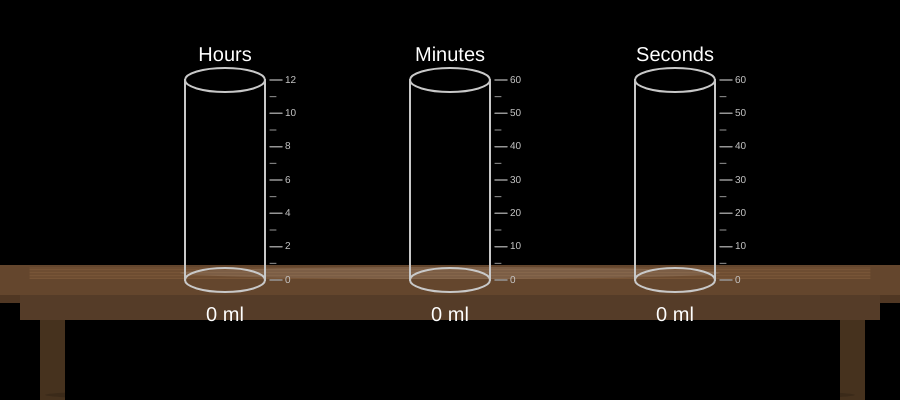
Frame 1 (no input)
Frame 60 (no input): identical to frame 1, image omitted
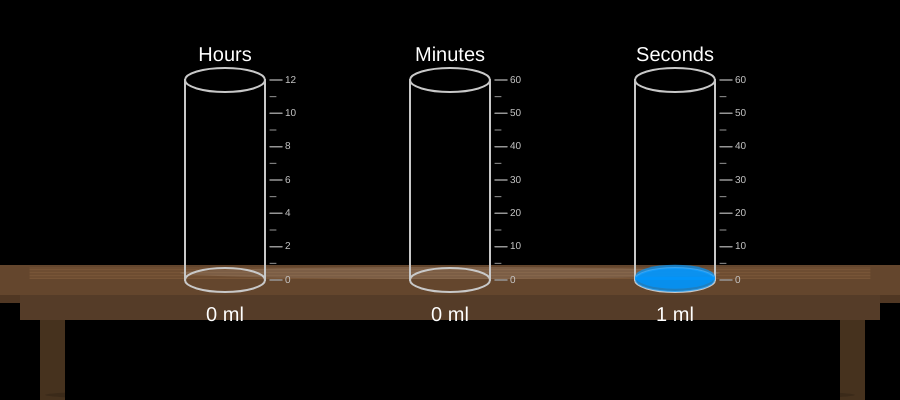
Frame 120 (the mouse pressed at the canvas centre since frame 60)

The p5.js sketch that drew these frames (run headless with seeded random() and noise() and a simulated clock; from frame 60 on, the mouse is pressed at the canvas centre):

// p5.js sketch
// ── sketch.js
let lastMinute = -1; // Track last logged minute
let hours = 0;
let minutes = 0;
let seconds = 0;
let lastUpdate = 0;

function setup() {
  createCanvas(900, 400);
  textAlign(CENTER, CENTER);
  textSize(20);
  
  // Uncomment this to test its behavior at 11:59:59 
  // hours = 11;
  // minutes = 59;
  // seconds = 59;
}

function draw() {
  background(0); // black background
  
  // Draw laboratory table
  drawLabTable();
  
  // update every second
  if (millis() - lastUpdate >= 1000) {
    seconds++;
    if (seconds >= 60) {
      seconds = 0;
      minutes++;
      if (minutes >= 60) {
        minutes = 0;
        hours++;
        if (hours >= 12) {
          hours = 0;
        }
      }
    }
    lastUpdate = millis();
  }
  
  // Log minute change
  if (minutes !== lastMinute) {
    console.log("Minute changed to:", minutes);
    lastMinute = minutes;
  }
  
  // Position beakers higher so they sit on the table
  let beakerY = height - 220;
  
  // Draw three cylindrical beakers: hours, minutes, seconds
  drawBeaker(width / 4, beakerY, 80, 200, hours, 12, "Hours");
  drawBeaker(width / 2, beakerY, 80, 200, minutes, 60, "Minutes");
  drawBeaker((3 * width) / 4, beakerY, 80, 200, seconds, 60, "Seconds");
}

function drawBeaker(x, y, w, h, value, maxValue, label) {
  let topY = y - h / 2;
  let bottomY = y + h / 2;
  let ellipseHeight = w * 0.3; // Height of the ellipse for 3D effect
  
  // Draw measurement scales first
  drawScale(x, y, w, h, maxValue);
  
  // Draw the cylindrical beaker outline
  noFill();
  stroke(200);
  strokeWeight(2);
  
  // Side walls of cylinder
  line(x - w/2, topY, x - w/2, bottomY);
  line(x + w/2, topY, x + w/2, bottomY);
  
  // Bottom ellipse
  ellipse(x, bottomY, w, ellipseHeight);
  
  // Top ellipse (back arc only)
  arc(x, topY, w, ellipseHeight, 0, PI);
  
  // --- WATER ---
  let fillRatio = constrain(value / maxValue, 0, 1);
  let waterHeight = h * fillRatio;
  let waterTop = bottomY - waterHeight;
  
  noStroke();
  fill(0, 150, 255, 180);
  
  // Water body
  rect(x - w/2, waterTop, w, waterHeight);
  
  // Water surface ellipse
  if (fillRatio > 0) {
    ellipse(x, waterTop, w, ellipseHeight);
  }
  
  // Water bottom ellipse
  if (fillRatio > 0) {
    ellipse(x, bottomY, w, ellipseHeight);
  }
  
  // Redraw front arc of top rim
  noFill();
  stroke(200);
  strokeWeight(2);
  arc(x, topY, w, ellipseHeight, PI, TWO_PI);
  
  // Labels
  noStroke();
  fill(255);
  text(value + " ml", x, bottomY + 35);
  text(label, x, topY - 25);
}

function drawScale(x, y, w, h, maxValue) {
  let topY = y - h / 2;
  let bottomY = y + h / 2;
  let scaleX = x + w/2 + 5; // Position scale slightly to the right of beaker
  
  // Determine scale intervals
  let majorInterval, minorInterval, textInterval;
  if (maxValue <= 12) {
    majorInterval = 2;
    minorInterval = 1;
    textInterval = 2;
  } else {
    majorInterval = 10;
    minorInterval = 5;
    textInterval = 10;
  }
  
  stroke(150);
  fill(200);
  textSize(10);
  textAlign(LEFT, CENTER);
  
  // Draw scale marks
  for (let i = 0; i <= maxValue; i += minorInterval) {
    let ratio = i / maxValue;
    let markY = bottomY - (h * ratio);
    
    // Major marks (longer lines)
    if (i % majorInterval === 0) {
      strokeWeight(1.5);
      line(scaleX, markY, scaleX + 12, markY);
      
      // Add numbers for major marks at text intervals
      if (i % textInterval === 0) {
        noStroke();
        text(i, scaleX + 15, markY);
        stroke(150);
      }
    } 
    // Minor marks (shorter lines)
    else {
      strokeWeight(1);
      line(scaleX, markY, scaleX + 6, markY);
    }
  }
  
  // Reset text settings for other elements
  textSize(20);
  textAlign(CENTER, CENTER);
}

function drawLabTable() {
  // Table dimensions
  let tableHeight = 135;
  let tableY = height - tableHeight;
  let tableTopThickness = 30;
  
  // Table top surface
  fill(100, 70, 45);
  noStroke();
  rect(0, tableY, width, tableTopThickness);
  
  // Table top edge (front face)
  fill(80, 55, 35);
  rect(0, tableY + tableTopThickness, width, 8);
  
  // Table legs (more realistic positioning)
  fill(70, 50, 30);
  let legWidth = 20;
  let legHeight = tableHeight - tableTopThickness - 8;
  
  // Four corner legs with proper spacing from edges
  let legInset = 40;
  
  // Front left leg
  rect(legInset, tableY + tableTopThickness + 8, legWidth, legHeight);
  // Front right leg  
  rect(width - legInset - legWidth, tableY + tableTopThickness + 8, legWidth, legHeight);
  // Back left leg
  rect(legInset + 10, tableY + tableTopThickness + 8, legWidth - 5, legHeight);
  // Back right leg (with perspective)
  rect(width - legInset - legWidth + 10, tableY + tableTopThickness + 8, legWidth - 5, legHeight);
  
  // Table apron (the frame under the table top)
  fill(85, 60, 40);
  rect(20, tableY + tableTopThickness, width - 40, 25);
  
  // Wood grain on table top
  stroke(120, 85, 55);
  strokeWeight(1);
  for (let i = 0; i < 8; i++) {
    let grainY = tableY + 3 + i * 1.5;
    line(30, grainY, width - 30, grainY);
  }
  
  // Table surface highlight/shine
  fill(255, 255, 255, 25);
  noStroke();
  ellipse(width/2, tableY + 8, width * 0.6, 12);
  
  // Add some shadow under the table
  fill(0, 0, 0, 40);
  ellipse(width/2, height - 5, width * 0.9, 15);
}
